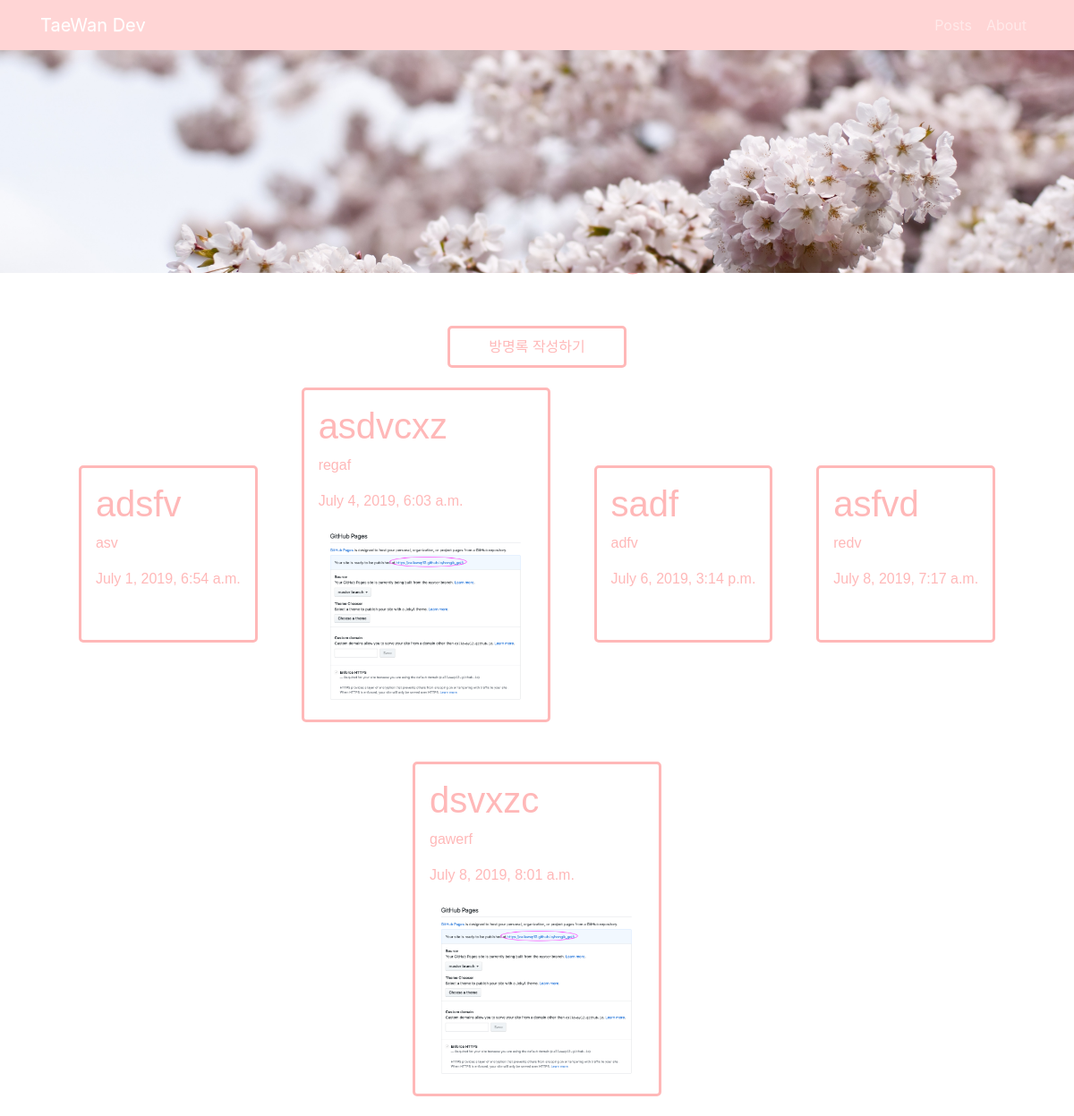
The page / on the database its author committed.
### blogweb/models.py (models this page shows, shortened)
class Post(models.Model):
    title = models.CharField(max_length=200)
    pub_date = models.DateTimeField('date published')
    body = models.TextField()
    pic = models.ImageField(upload_to='images/', blank=True)

### blogweb/views.py (the view)
# urls.py: path('', blogweb.views.post, name='post'),
def post(request):
    posts = Post.objects
    return render(request, 'post.html', {'posts': posts})

### blogweb/templates/post.html (shortened to what this page needs)
{% load staticfiles %}
<!DOCTYPE html>
<html lang="en">
<head>
    <link rel="stylesheet" href="https://stackpath.bootstrapcdn.com/bootstrap/4.1.3/css/bootstrap.min.css"
>
<link rel="stylesheet" href="https://maxcdn.bootstrapcdn.com/bootstrap/3.3.2/css/bootstrap-theme.min.css">
</head>
<body>
    <nav class="navbar navbar-expand-lg navbar-dark bg-dark tw_nav">
        <div class="container">
            <a class="navbar-brand" href="{% url 'home' %}">TaeWan Dev</a>
            <div class="collapse navbar-collapse" id="navbarNavAltMarkup">
                <div class="navbar-nav ml-auto">
                    <a class="nav-item nav-link" href="{% url 'post' %}">Posts</a>
                    <a class="nav-item nav-link" href="{% url 'home' %}">About</span></a>
                </div>
            </div>
        </div>
    </nav>
    <div class="cherry_back">
    </div>
<br>
<div class="visit_con">
    <h1 class="tw_visit_header">Visitor's Log</h1>
    <br><br>
    <div class="tw_visit_btn" role="group"><a href="{% url 'new' %}" style="color:rgb(255, 184, 184)">방명록 작성하기</a></div>
    <div class="container">
            <div class="tw_post_con ">
                    {% for post in posts.all %}
                    <a href="{% url 'detail' post.id %}">
                        <div class="tw_post">
                        <h1>{{ post.title }}</h1>
                        <p>{{ post.body }}</p>
                        <p>{{ post.pub_date }}</p>
                        {% if post.pic %}
                        <img src="{{ post.pic.url }}" width="240px" alt="">
                        {% endif %}
                        <br>
                        </div>
                    </a>
                    {%endfor%}
            </div>
    </div>
</div>
</body>
</html>

### blogweb/templates/post.html (style rules this page uses)
.visit_con { margin-top: 15%; }
.cherry_back { background-repeat: no-repeat; background-size: 100%; background-position: center; background-image: url('/static/IPC7mZv_6Nc1qC61-AoMhrFmQQ2c.jpg'); display: inline-block; width: 100%; height: 20%; position: absolute; }
.tw_post_con { text-align: center; }
.tw_visit_btn { width: 200px; border-color: rgb(255, 184, 184); border: solid; border-radius: 5px; color: rgb(255, 184, 184); padding: 0.7vw; margin: auto; text-align: center; }
body { background-color: white; }
.tw_post { display: inline-block; font-family: sans-serif; padding: 2vh; border: solid; border-color: rgb(255, 184, 184); border-radius: 5px; font-family: sans-serif; background-color: rgb(255, 255, 255); color: rgb(255, 184, 184); margin: 0.3vh 0.3vw 0.3vh 0.3vw; text-align: left; margin: 2%; }
.tw_nav { background-color: rgb(255, 213, 213) !important; }
.tw_visit_header { color: rgb(255, 184, 184); text-align: center; }

### rows shown on the page
Post: title "adsfv", body "asv", pub_date "July 1, 2019, 6:54 a.m."
Post: title "asdvcxz", body "regaf", pub_date "July 4, 2019, 6:03 a.m.", pic (picture)
Post: title "sadf", body "adfv", pub_date "July 6, 2019, 3:14 p.m."
Post: title "asfvd", body "redv", pub_date "July 8, 2019, 7:17 a.m."
Post: title "dsvxzc", body "gawerf", pub_date "July 8, 2019, 8:01 a.m.", pic (picture)
